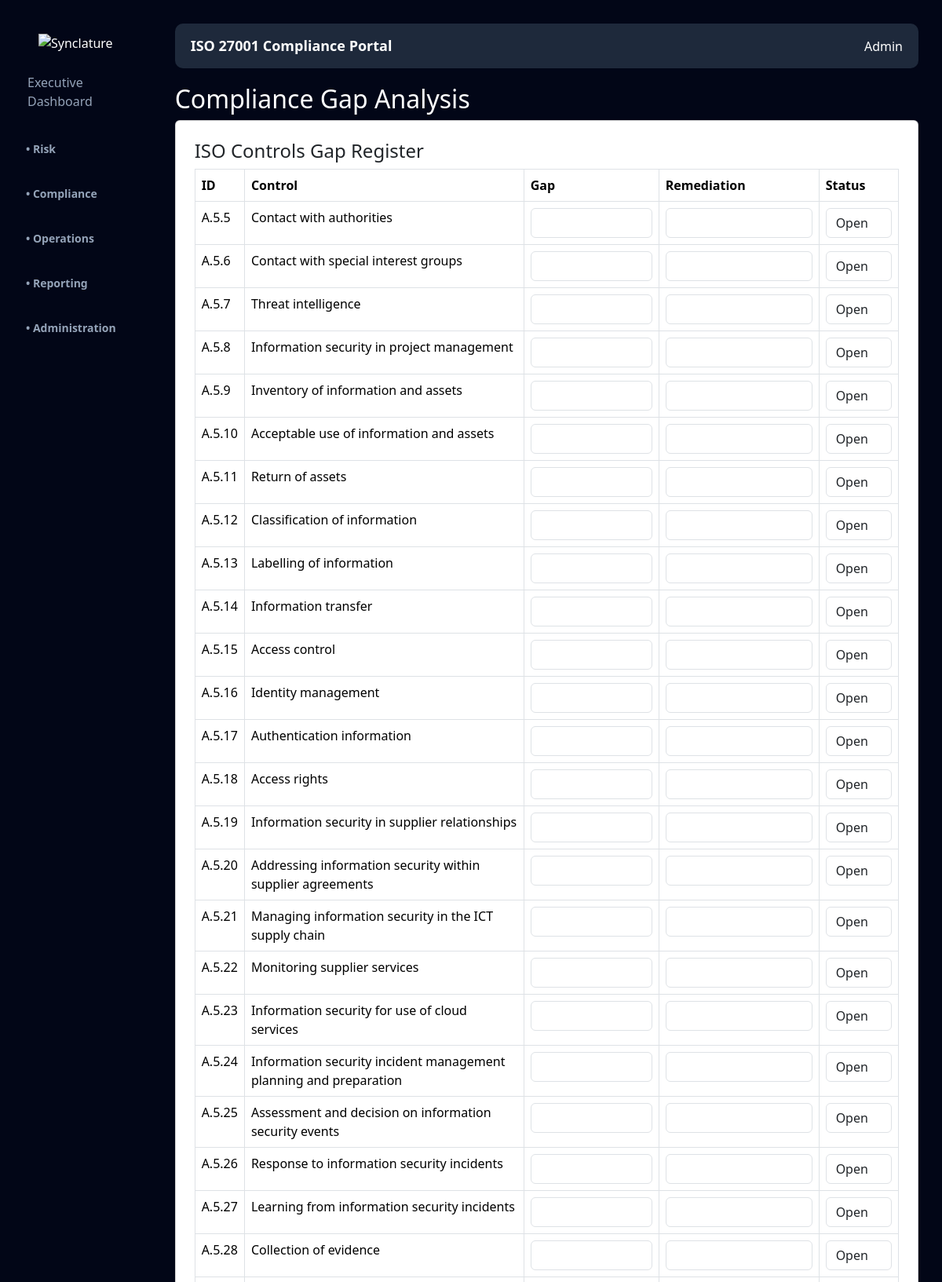
The app's page /compliance-gap (upper part) with its own data.
### models.py (models this page shows)
class ComplianceGap(db.Model):
    id = db.Column(db.Integer, primary_key=True)
    control_id = db.Column(db.String(20))
    control_name = db.Column(db.String(200))
    gap_description = db.Column(db.String(500))
    remediation = db.Column(db.String(500))
    status = db.Column(db.String(100))

### app.py (the view)
@app.route("/compliance-gap")
def compliance_gap():
    gaps = ComplianceGap.query.all()
    return render_template(
        "pages/compliance_gap.html",
        gaps=gaps
    )

### app.py (called while the page is built)
@app.context_processor
def inject_theme():
    return dict(theme=session.get("theme", "dark"))

### templates/pages/compliance_gap.html (shortened to what this page needs)
{% extends "base.html" %}
{% block content %}
<h2>Compliance Gap Analysis</h2>
<div class="card p-4">
<h4>ISO Controls Gap Register</h4>
<form method="POST" action="/update-gaps">
<table class="table table-bordered">
<thead>
<tr>
<th>ID</th>
<th>Control</th>
<th>Gap</th>
<th>Remediation</th>
<th>Status</th>
</tr>
</thead>
<tbody>
{% for gap in gaps %}
<tr>
<td>{{ gap.control_id }}</td>
<td>{{ gap.control_name }}</td>
<td>
<input
type="text"
name="gap_{{gap.id}}"
value="{{ gap.gap_description or '' }}"
class="form-control">
</td>
<td>
<input
type="text"
name="remediation_{{gap.id}}"
value="{{ gap.remediation or '' }}"
class="form-control">
</td>
<td>
<select name="status_{{gap.id}}" class="form-control">
<option value="Open"
{% if gap.status == "Open" %}selected{% endif %}>
Open
</option>
</select>
</td>
</tr>
{% endfor %}
</tbody>
</table>
</form>
</div>
{% endblock %}

### static/css/style.css (style rules this page uses)
body.dark { --bg-main: #020617; --bg-secondary: #1e293b; --bg-card: #1e293b; --text-main: #ffffff; --text-muted: #94a3b8; --sidebar-bg: #020617; }
body { margin: 0; font-family: 'Segoe UI', sans-serif; background-color: var(--bg-main); color: var(--text-main); transition: background-color 0.35s ease, color 0.35s ease; }

### records on screen
ComplianceGap: control_id "A.5.5", control_name "Contact with authorities", status+id "Open"
ComplianceGap: control_id "A.5.6", control_name "Contact with special interest groups", status+id "Open"
ComplianceGap: control_id "A.5.7", control_name "Threat intelligence", status+id "Open"
ComplianceGap: control_id "A.5.8", control_name "Information security in project management", status+id "Open"
ComplianceGap: control_id "A.5.9", control_name "Inventory of information and assets", status+id "Open"
ComplianceGap: control_id "A.5.10", control_name "Acceptable use of information and assets", status+id "Open"
ComplianceGap: control_id "A.5.11", control_name "Return of assets", status+id "Open"
ComplianceGap: control_id "A.5.12", control_name "Classification of information", status+id "Open"
ComplianceGap: control_id "A.5.13", control_name "Labelling of information", status+id "Open"
ComplianceGap: control_id "A.5.14", control_name "Information transfer", status+id "Open"
ComplianceGap: control_id "A.5.15", control_name "Access control", status+id "Open"
ComplianceGap: control_id "A.5.16", control_name "Identity management", status+id "Open"
ComplianceGap: control_id "A.5.17", control_name "Authentication information", status+id "Open"
ComplianceGap: control_id "A.5.18", control_name "Access rights", status+id "Open"
ComplianceGap: control_id "A.5.19", control_name "Information security in supplier relationships", status+id "Open"
ComplianceGap: control_id "A.5.20", control_name "Addressing information security within supplier agreements", status+id "Open"
ComplianceGap: control_id "A.5.21", control_name "Managing information security in the ICT supply chain", status+id "Open"
ComplianceGap: control_id "A.5.22", control_name "Monitoring supplier services", status+id "Open"
ComplianceGap: control_id "A.5.23", control_name "Information security for use of cloud services", status+id "Open"
ComplianceGap: control_id "A.5.24", control_name "Information security incident management planning and preparation", status+id "Open"
ComplianceGap: control_id "A.5.25", control_name "Assessment and decision on information security events", status+id "Open"
ComplianceGap: control_id "A.5.26", control_name "Response to information security incidents", status+id "Open"
ComplianceGap: control_id "A.5.27", control_name "Learning from information security incidents", status+id "Open"
ComplianceGap: control_id "A.5.28", control_name "Collection of evidence", status+id "Open"
